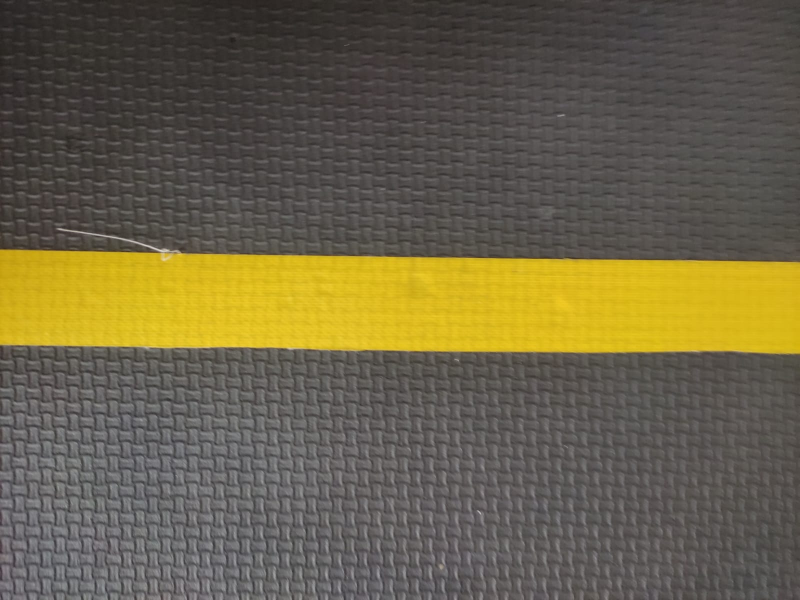
#> input picture line-image.jpg, 1600 x 1200 px (shown at 1/2 size)
$ python colorDetection.py
#> lines starting #> are read from the running program, lines starting #| are printed output that depends on the picture
import cv2
import numpy as np
import imutils

# Menentukan range warna yang akan dideteksi
lower_red = np.array([0, 50, 50])
upper_red = np.array([10, 255, 255])

lower_yellow = np.array([20, 100, 100])
upper_yellow = np.array([30, 255, 255])

cv2.namedWindow("image", cv2.WINDOW_NORMAL)
cv2.namedWindow("control", cv2.WINDOW_NORMAL)

def callback(x):
   global H_low,H_high,S_low,S_high,V_low,V_high
   H_low = cv2.getTrackbarPos('low H','control')
   H_high = cv2.getTrackbarPos('high H','control')
   S_low = cv2.getTrackbarPos('low S','control')
   S_high = cv2.getTrackbarPos('high S','control')
   V_low = cv2.getTrackbarPos('low V','control')
   V_high = cv2.getTrackbarPos('high V','control')

def onChange(value):
    print(value)

cv2.createTrackbar('low H','control',20,225,callback)
cv2.createTrackbar('high H','control',30,225,callback)

cv2.createTrackbar('low S','control',100,255,callback)
cv2.createTrackbar('high S','control',255,255,callback)

cv2.createTrackbar('low V','control',100,255,callback)
cv2.createTrackbar('high V','control',255,255,callback)


# Display the window
while True:
    img = cv2.imread('line-image.jpg')
#> img is the input picture: shape (1200, 1600, 3); mean B, G, R 72.2, 97.9, 106
    img = cv2.resize(img,(640,480))
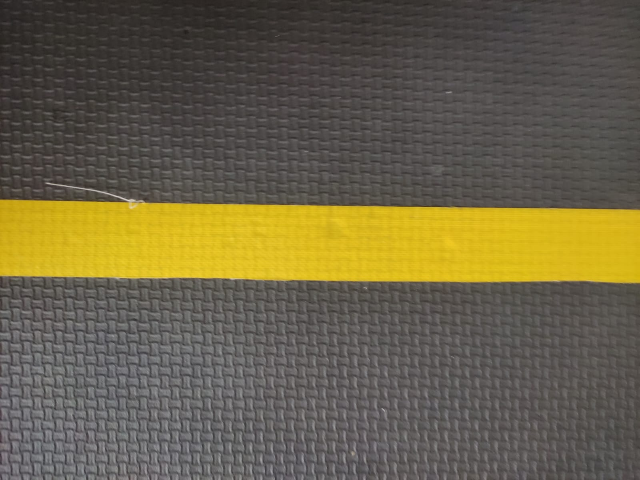
#> img: shape (480, 640, 3); mean B, G, R 72.2, 97.9, 106
    img = cv2.rotate(img, cv2.ROTATE_90_CLOCKWISE)
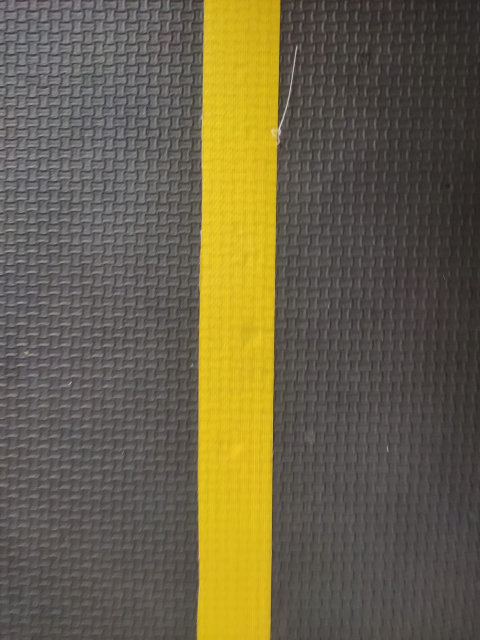
#> img: shape (640, 480, 3); mean B, G, R 72.2, 97.9, 106

    # Mengonversi gambar ke ruang warna HSV
    hsv = cv2.cvtColor(img, cv2.COLOR_BGR2HSV)
#> hsv: shape (640, 480, 3); mean H, S, V 34.8, 50.6, 106.2

    # lower and upper hsv
#> (the run stopped early here; a loop or call above may not have finished)
